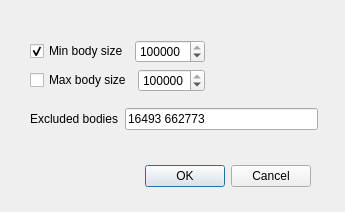
<?xml version="1.0" encoding="UTF-8"?>
<ui version="4.0">
 <class>FlyEmBodyFilterDialog</class>
 <widget class="QDialog" name="FlyEmBodyFilterDialog">
  <property name="geometry">
   <rect>
    <x>0</x>
    <y>0</y>
    <width>345</width>
    <height>212</height>
   </rect>
  </property>
  <property name="windowTitle">
   <string>Dialog</string>
  </property>
  <widget class="QDialogButtonBox" name="buttonBox">
   <property name="geometry">
    <rect>
     <x>130</x>
     <y>160</y>
     <width>181</width>
     <height>32</height>
    </rect>
   </property>
   <property name="orientation">
    <enum>Qt::Horizontal</enum>
   </property>
   <property name="standardButtons">
    <set>QDialogButtonBox::Cancel|QDialogButtonBox::Ok</set>
   </property>
  </widget>
  <widget class="QWidget" name="layoutWidget">
   <property name="geometry">
    <rect>
     <x>30</x>
     <y>30</y>
     <width>288</width>
     <height>111</height>
    </rect>
   </property>
   <layout class="QVBoxLayout" name="verticalLayout_2">
    <item>
     <layout class="QHBoxLayout" name="horizontalLayout_4">
      <item>
       <layout class="QVBoxLayout" name="verticalLayout">
        <item>
         <layout class="QHBoxLayout" name="horizontalLayout">
          <item>
           <widget class="QCheckBox" name="minBodySizeCheckBox">
            <property name="text">
             <string>Min body size</string>
            </property>
            <property name="checked">
             <bool>true</bool>
            </property>
           </widget>
          </item>
          <item>
           <widget class="QSpinBox" name="minSizeSpinBox">
            <property name="maximum">
             <number>2147483647</number>
            </property>
            <property name="value">
             <number>1000000</number>
            </property>
           </widget>
          </item>
         </layout>
        </item>
        <item>
         <layout class="QHBoxLayout" name="horizontalLayout_2">
          <item>
           <widget class="QCheckBox" name="maxBodySizeCheckBox">
            <property name="text">
             <string>Max body size</string>
            </property>
            <property name="checked">
             <bool>false</bool>
            </property>
           </widget>
          </item>
          <item>
           <widget class="QSpinBox" name="maxSizeSpinBox">
            <property name="maximum">
             <number>2147483647</number>
            </property>
            <property name="value">
             <number>5000000</number>
            </property>
           </widget>
          </item>
         </layout>
        </item>
       </layout>
      </item>
      <item>
       <spacer name="horizontalSpacer">
        <property name="orientation">
         <enum>Qt::Horizontal</enum>
        </property>
        <property name="sizeHint" stdset="0">
         <size>
          <width>40</width>
          <height>20</height>
         </size>
        </property>
       </spacer>
      </item>
     </layout>
    </item>
    <item>
     <layout class="QHBoxLayout" name="horizontalLayout_3">
      <item>
       <widget class="QLabel" name="label">
        <property name="text">
         <string>Excluded bodies</string>
        </property>
       </widget>
      </item>
      <item>
       <widget class="QLineEdit" name="excludedBodyLineEdit">
        <property name="text">
         <string>16493 662773</string>
        </property>
       </widget>
      </item>
     </layout>
    </item>
   </layout>
  </widget>
 </widget>
 <resources/>
 <connections>
  <connection>
   <sender>buttonBox</sender>
   <signal>accepted()</signal>
   <receiver>FlyEmBodyFilterDialog</receiver>
   <slot>accept()</slot>
   <hints>
    <hint type="sourcelabel">
     <x>248</x>
     <y>254</y>
    </hint>
    <hint type="destinationlabel">
     <x>157</x>
     <y>274</y>
    </hint>
   </hints>
  </connection>
  <connection>
   <sender>buttonBox</sender>
   <signal>rejected()</signal>
   <receiver>FlyEmBodyFilterDialog</receiver>
   <slot>reject()</slot>
   <hints>
    <hint type="sourcelabel">
     <x>316</x>
     <y>260</y>
    </hint>
    <hint type="destinationlabel">
     <x>286</x>
     <y>274</y>
    </hint>
   </hints>
  </connection>
 </connections>
</ui>
